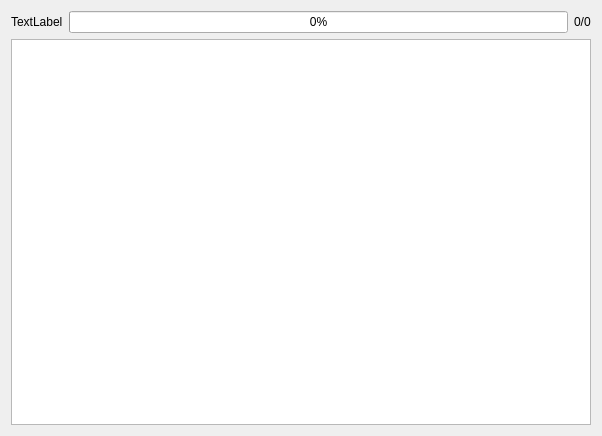
<?xml version="1.0" encoding="UTF-8"?>
<ui version="4.0">
 <class>Widget</class>
 <widget class="QWidget" name="Widget">
  <property name="geometry">
   <rect>
    <x>0</x>
    <y>0</y>
    <width>602</width>
    <height>436</height>
   </rect>
  </property>
  <property name="windowTitle">
   <string>Widget</string>
  </property>
  <layout class="QGridLayout" name="gridLayout">
   <item row="0" column="0">
    <layout class="QHBoxLayout" name="horizontalLayout">
     <item>
      <widget class="QLabel" name="user_name">
       <property name="text">
        <string>TextLabel</string>
       </property>
      </widget>
     </item>
     <item>
      <widget class="QProgressBar" name="progressBar">
       <property name="value">
        <number>0</number>
       </property>
      </widget>
     </item>
     <item>
      <widget class="QLabel" name="print_pag">
       <property name="text">
        <string>0/0</string>
       </property>
      </widget>
     </item>
    </layout>
   </item>
   <item row="1" column="0">
    <widget class="QListWidget" name="print_user"/>
   </item>
  </layout>
 </widget>
 <resources/>
 <connections/>
</ui>
